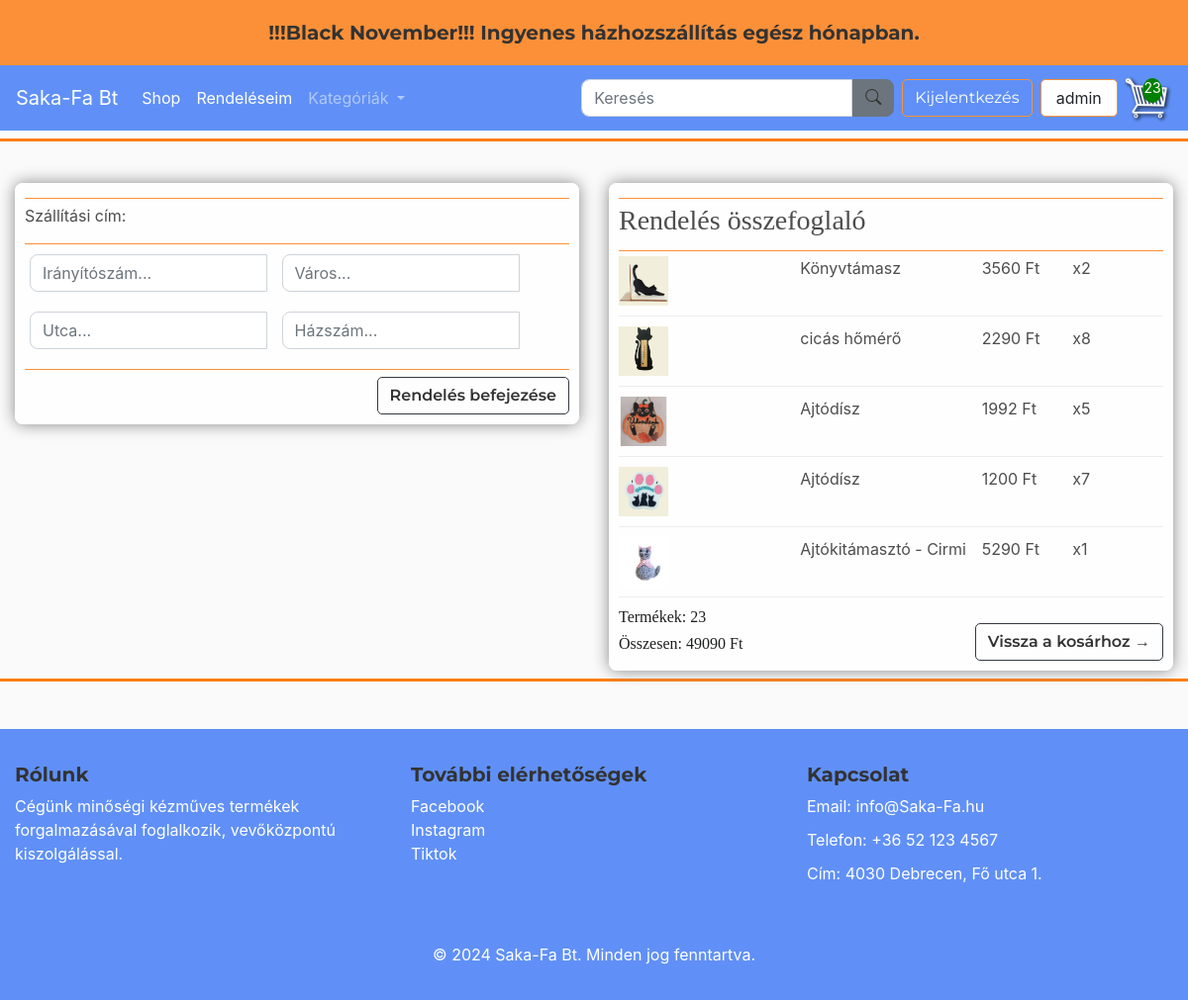
Screenshot of /checkout/ (signed in) with the database file from the repository.
### store/models.py (models this page shows, shortened)
class OrderItem(models.Model):
    product = models.ForeignKey(Product, on_delete=models.SET_NULL, null=True)
    order = models.ForeignKey(Order, on_delete=models.SET_NULL, null=True)
    quantity = models.IntegerField(default=0, null=True, blank=True)
    date_added = models.DateTimeField(auto_now_add=True)
    class Meta:
        verbose_name = "Rendelési tétel"
        verbose_name_plural = "Rendelési tételek"
    @property
    def get_total(self):
        if self.product and self.product.discounted_price is not None:
            return self.product.discounted_price * self.quantity  # Az akciós ár használata
        return self.product.price * self.quantity  # Ha nincs akciós ár, az alapár használata

class Product(models.Model):
    CATEGORY_CHOICES = [
        ('option1', 'FÁBÓL KÉSZÜLT'),
        ('option2', 'KÖTÖTT-HORGOLT'),
        ('option3', 'PÖTTYÖSCICA'),
        ('option4', 'TEXTIL'),
    ]
    name = models.CharField(max_length=200)
    price = models.FloatField()
    discount_percentage = models.FloatField(default=0)  # Kedvezmény százalék mező
    image = models.ImageField(null=True, blank=True)
    description = models.TextField(blank=True)
    category = models.CharField(max_length=10, choices=CATEGORY_CHOICES, default='option1')
    class Meta:
        verbose_name = "Termék"
        verbose_name_plural = "Termékek"
    @property
    def imageURL(self):
        try:
            url = self.image.url
        except:
            url = ''
        return url
    @property
    def discounted_price(self):
        if self.discount_percentage > 0:
            discount_amount = (self.discount_percentage / 100) * self.price
            return round(self.price - discount_amount, 2)
        return self.price

class Order(models.Model):
    customer = models.ForeignKey(Customer, on_delete=models.SET_NULL, null=True, blank=True, verbose_name="Vásárló")
    date_order = models.DateTimeField(auto_now_add=True, verbose_name="Rendelés dátuma")
    complete = models.BooleanField(default=False, verbose_name="Befejezett")
    transaction_id = models.CharField(max_length=100, null=True, verbose_name="Tranzakció azonosító")
    discount_percentage = models.FloatField(default=0)
    class Meta:
        verbose_name = "Rendelés"
        verbose_name_plural = "Rendelések"
    @property
    def get_cart_total(self):
        orderitems = self.orderitem_set.all()
        total = sum([item.get_total for item in orderitems])
        discount_amount = (self.discount_percentage / 100) * total
        return total - discount_amount  # Kedvezménnyel csökkentett összeg
    @property
    def get_cart_items(self):
        orderitems = self.orderitem_set.all()
        total = sum([item.quantity for item in orderitems])
        return total

### store/views.py (the view)
# urls.py: path('checkout/', views.checkout, name="checkout"),
def checkout(request):
    data = cartData(request)
    context = {'items': data['items'], 'order': data['order'], 'cartItems': data['cartItems']}
    return render(request, 'store/checkout.html', context)

### store/views.py (called while the page is built)
def cartData(request):
    if request.user.is_authenticated:
        customer = request.user.customer
        orders = Order.objects.filter(customer=customer, complete=False)
        if orders.exists():
            order = orders.first()
            items = order.orderitem_set.all()
            cartItems = order.get_cart_items
        else:
            items = []
            cartItems = 0
            order = {'get_cart_total': 0, 'get_cart_items': 0}  # Üres kosár
    else:
        items = []
        cartItems = 0
        order = {'get_cart_total': 0, 'get_cart_items': 0}  # Üres kosár
    return {'cartItems': cartItems, 'order': order, 'items': items}

### store/templates/store/checkout.html (shortened to what this page needs)
{% extends 'store/main.html' %}
{% load static %}
{% block content %}
<div class="row">
    <div class="col-lg-6">
        <div class="box-element" id="form-wrapper">
            <form id="form">
                <div id="shipping-info">
                    <hr>
                    <p>Szállítási cím:</p>
                    <hr>
                    <div class="form-field">
                        <input required class="form-control" type="text" name="zipcode" placeholder="Irányítószám...">
                    </div>
                    <div class="form-field">
                        <input required class="form-control" type="text" name="city" placeholder="Város...">
                    </div>
                    <div class="form-field">
                        <input required class="form-control" type="text" name="address" placeholder="Utca...">
                    </div>
                    <div class="form-field">
                        <input required class="form-control" type="text" name="street_number" placeholder="Házszám...">
                    </div>
                </div>
                <hr>
            </form>
            <input id="form-button" class="btn btn-outline-dark btn-bottom-right " type="submit" value="Rendelés befejezése">
        </div>
    </div>
    <div class="col-lg-6">
        <div class="box-element">
            <hr>
            <h3>Rendelés összefoglaló</h3>
            <hr>
            {% for item in items %}
            <div class="cart-row">
                <div style="flex:2"><img class="row-image" src="{{item.product.imageURL}}"></div>
                <div style="flex:2"><p>{{item.product.name}}</p></div>
                <div style="flex:1"><p>{{ item.product.discounted_price|floatformat:0}} Ft</p></div>
                <div style="flex:1"><p>x{{item.quantity}}</p></div>
            </div>
            {% endfor %}
            <h5>Termékek:   {{order.get_cart_items}}</h5>
            <h5>Összesen:   {{order.get_cart_total|floatformat:0}} Ft</h5>
            <a class="btn btn-outline-dark btn-bottom-right" href="{% url 'cart' %}"> Vissza a kosárhoz &#x2192;</a>
        </div>
    </div>
</div>
{% endblock content %}

### store/templates/store/main.html (shortened to what this page needs)
<!DOCTYPE html>
{% load static %}
<html lang="hu">
<head>
    <link href="https://cdnjs.cloudflare.com/ajax/libs/bootstrap-icons/1.10.0/font/bootstrap-icons.min.css" rel="stylesheet">
    <link rel="stylesheet" href="https://cdnjs.cloudflare.com/ajax/libs/font-awesome/6.0.0-beta3/css/all.min.css">
    <link rel="stylesheet" href="https://stackpath.bootstrapcdn.com/bootstrap/4.4.1/css/bootstrap.min.css">
    <link rel="stylesheet" type="text/css" href="{% static 'css/main.css' %}">
</head>
<body>
<div class="custom-banner">
    <p><h4>!!!Black November!!! Ingyenes házhozszállítás egész hónapban.</h4></p>
</div>
<nav class="navbar navbar-expand-lg navbar-dark bg-primary ">
    <a class="navbar-brand" href="{% url 'index' %}">Saka-Fa Bt</a>
    <div class="collapse navbar-collapse" id="navbarSupportedContent">
        <ul class="navbar-nav mr-auto">
            <li class="nav-item active">
                <a class="nav-link" href="{% url 'store' %}">Shop</a>
            </li>
            <li class="nav-item active">
                <a class="nav-link" href="{% url 'order_list' %}">Rendeléseim</a>
            </li>
            <li class="nav-item dropdown">
                <a class="nav-link dropdown-toggle" href="#" id="navbarDropdown" role="button" data-toggle="dropdown" aria-haspopup="true" aria-expanded="false">
                  Kategóriák
                </a>
              </li>
        </ul>
        <form class="d-flex align-items-center my-2 my-lg-0" method="GET" action="{% url 'search' %}">
            <input class="form-control mr-0" type="search" name="q" placeholder="Keresés" aria-label="Search">
            <button class="btn btn-secondary mr-2 custom-button" type="submit"><i class="bi bi-search" ></i></button>
        </form>
        <div class="form-inline my-2 my-lg-0">
            <div class="user-status" style="display: flex; align-items: center;">
                {% if user.is_authenticated %}
                    <form id="logout-form" method="POST" action="{% url 'logout' %}">
                        <button class="btn btn-outline-warning user-btn">Kijelentkezés</button>
                    </form>
                    <p class="user">{{ user.username }}</p>
                {% else %}
                    <a href="{% url 'login' %}" class="btn btn-outline-warning user-btn">Bejelentkezés</a>
                {% endif %}
            </div>
            {% if user.is_authenticated %}
            <div class="cart-container">
                <a href="{% url 'cart' %}" id="cart-icon-link">
                    <span id="cart-total">{{ cartItems }}</span>
                </a>
            </div>
            {% endif %}
        </div>
    </div>
</nav>
<div class="separator"></div>
<div class="container">
    <br>
    {% block content %}
    {% endblock content %}
</div>
<div class="separator"></div>
<footer class="footer  text-white mt-5 py-4">
    <div class="container">
        <div class="row">
            <div class="col-lg-4 col-md-6 mb-4">
                <h4>Rólunk</h4>
                <p>Cégünk minőségi kézműves termékek forgalmazásával foglalkozik, vevőközpontú kiszolgálással.</p>
            </div>
            <div class="col-lg-4 col-md-6 mb-4">
                <h4>További elérhetőségek</h4>
                <ul class="list-unstyled">
                    <a href="https://www.facebook.com" target="_blank">Facebook</a>
                    <br><a href="https://www.instagram.com" target="_blank">Instagram</a><br>
                    <a href="https://www.tiktok.com" target="_blank">Tiktok</a>
                </ul>
            </div>
            <div class="col-lg-4 col-md-6 mb-4">
                <h4>Kapcsolat</h4>
                <p>Email: info@Saka-Fa.hu</p>
                <p>Telefon: +36 52 123 4567</p>
                <p>Cím: 4030 Debrecen, Fő utca 1.</p>
            </div>
        </div>
        <div class="text-center mt-4">
            <p>&copy; 2024 Saka-Fa Bt. Minden jog fenntartva.</p>
        </div>
    </div>
</footer>
</body>
</html>

### static/css/main.css (style rules this page uses)
body { background-color: hsl(0, 0%, 98%); }
.custom-banner { background-color: #fc9038; color: black; padding: 5px 0; text-align: center; }
.navbar { background-color: #6090f7 !important; }
.separator { height: 3px; background-color:#fd7e14; margin-top: 8px; margin-bottom: 8px; }
h1,h2,h3,h4,h5,h6 { color:hsl(0, 0%, 30%); font-family: 'Lora', serif; }
.box-element { box-shadow:hsl(0, 0%, 53%) 0 0 16px; background-color: #fff; border-radius: 8px; padding: 10px; flex-grow: 1; position: relative; z-index: 2; background: rgba(255, 255, 255, 0.8); min-height: 150px; display: flex; flex-direction: column; justify-content: space-between; }
.box-element .btn-bottom-right { position: absolute; bottom: 10px; right: 10px; }
.box-element p { color:hsl(0, 0%, 30%); }
.box-element hr { border: none; height: 1px; background-color: #fc9038; margin: 5px 0; }
.filter-card-description h4, h5 { font-size: 1em; font-weight: 400; color: #1E1F20; margin-bottom: 8px; }
.btn, h4, h6 { font-family: 'Montserrat', sans-serif; font-size: 1em; color: #333333; font-weight: 600; }
h4 { font-size: 1.25em; font-weight: bold; }
.cart-container { position: relative; display: inline-block; }
#cart-total { position: absolute; top: 5px; left: 20px; background-color: green; color: white; width: 20px; height: 25px; border-radius: 50%; text-align: center; line-height: 20px; font-size: 14px; font-weight: normal; }
.col-lg-4, .col-lg-6, .col-lg-8, .col-lg-12 { margin-top: 10px; }
.btn { border-radius: 5px; }
.user-btn { color: white !important; border-color: #fc9038; font-weight: 400; }
.custom-button { border-radius: 0 8px 8px 0; }
.form-control { border-radius: 8px 0 0 8px; width: 100%; }
.form-field { width: 250px; display: inline-block; padding: 5px; margin-bottom: 10px; }
#form-wrapper { position: relative; padding-bottom: 50px; display: flex; flex-direction: column; justify-content: flex-start; }
.cart-row { display: flex; align-items: flex-stretch; padding-bottom: 10px; margin-bottom: 10px; border-bottom: 1px solid #ececec; }
.user { display: inline-block; padding: 0.375rem 0.95rem; font-size: 1rem; font-weight: 400; color: #212529; background-color: #fff; border: 1px solid #fc9038; border-radius: 0px; transition: background-color 0.15s ease-in-out, border-color 0.15s ease-in-out; white-space: nowrap; overflow: hidden; text-overflow: ellipsis; margin: 5px 0px 5px 8px; border-radius: 5px; margin-right: 5px; }
.row-image { width: 50px; max-width: 50px; height: 50px; object-fit: cover; }
.footer { background-color: #6090f7; color: #ffffff; padding: 40px 0; width: 100%; }
.footer a { color: #ffffff; text-decoration: none; }
.footer p, .footer ul { margin-bottom: 10px; }
.footer ul { padding-left: 0; }
.mb-4 { margin-bottom: 1.5rem; }
.container { max-width: 1200px; margin: 0 auto; }

### rows the page displays
OrderItem: product.imageURL (picture), product.name "Könyvtámasz", product.discounted_price "3560", quantity "2"
OrderItem: product.imageURL (picture), product.name "cicás hőmérő", product.discounted_price "2290", quantity "8"
OrderItem: product.imageURL (picture), product.name "Ajtódísz", product.discounted_price "1992", quantity "5"
OrderItem: product.imageURL (picture), product.name "Ajtódísz", product.discounted_price "1200", quantity "7"
OrderItem: product.imageURL (picture), product.name "Ajtókitámasztó - Cirmi", product.discounted_price "5290", quantity "1"
Order: get_cart_items "23", get_cart_total "49090"

### other values shown
{{ user.username }} "admin"
{{ cartItems }} "23"
